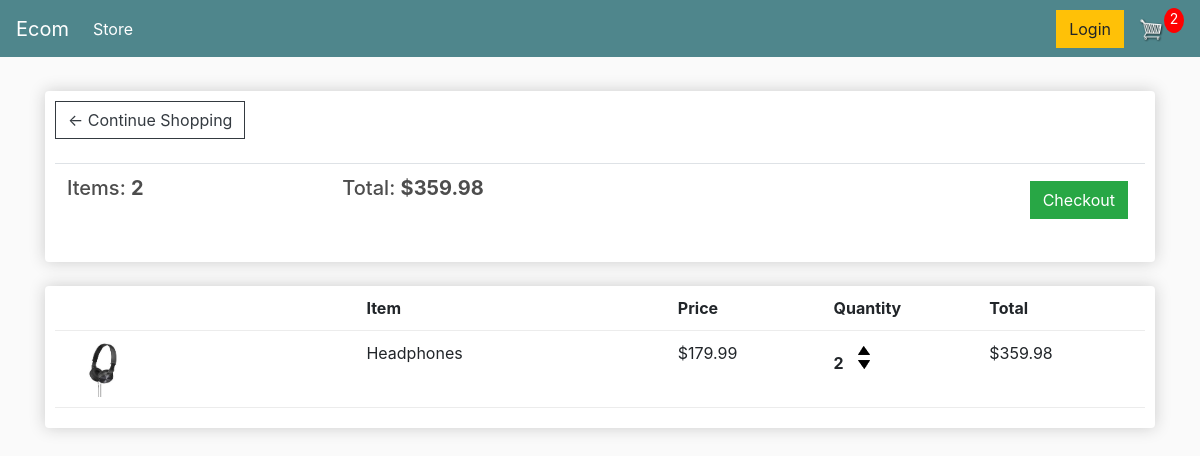
The app's page /cart/ (signed in) with its own data.
### store/models.py (models this page shows, shortened)
class Order(models.Model):
    customer = models.ForeignKey(Customer, on_delete=models.SET_NULL, null=True, blank=True) #Many-to-one relations are defined using ForeignKey field of django.db.models,i.e customer can have multiple orders, on_delete=> if customer is deleted, we don't want to delete the order, we just set the customer to null
    date_ordered = models.DateTimeField(auto_now_add=True) #It is a good practice to name the many-to-one field with the same name as the related model, lowercase. Then auto_now fields are updated to the current timestamp every time an object is saved and are therefore perfect for tracking when an object was last modified, while an auto_now_add field is saved as the current timestamp when a row is first added to the database, and is therefore perfect for tracking when it was created.
    complete = models.BooleanField(default=False) #if false,then it's an open cart and u can continue to add items(status of cart)
    transaction_id = models.CharField(max_length=100, null=True)
    @property
    def get_cart_total(self):
        orderitems = self.orderitem_set.all() #gets all the orderitems of this particular order denoted by self.
        cart_total = sum([item.get_total for item in orderitems])
        return cart_total
    @property
    def get_total_cart_items(self):
        orderitems = self.orderitem_set.all() #orderitem denotes the access of class 'OrderItem' (use small caps version)
        total_items = sum([item.quantity for item in orderitems])
        return total_items

class OrderItem(models.Model):
    product = models.ForeignKey(Product, on_delete=models.SET_NULL,null=True) #a single product can have multiple orderitems
    order = models.ForeignKey(Order, on_delete=models.SET_NULL,null=True) #a single order can have multiple orderitems
    quantity = models.IntegerField(default=0,null=True,blank=True)
    date_added = models.DateTimeField(auto_now_add=True)
    @property
    def get_total(self):
        total = self.product.price * self.quantity
        return total

class Product(models.Model):
    name = models.CharField(max_length=200, null=True)
    price = models.FloatField()
    digital = models.BooleanField(default=False, null=True, blank=True) #if digital is false(set as default),then it's a physical product,so need to ship it
    image = models.ImageField(null=True, blank=True) #pillow is image processing library that allows us to add this field to our module.
    @property  #property decorator,it let's us to access this as an attribute rather than method
    def imageURL(self):
        try:
            url = self.image.url
        except:
            url = ''
        return url

### store/views.py (the view)
# urls.py: path('cart/', views.cart, name='cart'),
def cart(request):
    data = cartData(request)
    cartItems = data['cartItems']
    order = data['order']
    items = data['items']
    context={'items' : items, 'order' : order,  'cartItems' : cartItems} #items is pointing to orderitems class in models.py, passing both order and orderitems to cart
    return render(request,'store/cart.html',context)

### store/utils.py (called while the page is built)
def cartData(request):
    if request.user.is_authenticated:  #check for authenticated user
        customer = request.user.customer  #1-1 relationship
        order, created = Order.objects.get_or_create(customer=customer, complete=False)
        items = order.orderitem_set.all() #it gets all the orderitems that has this particular 'order' as parent,here child object is 'orderitem' with all lowercase
        cartItems = order.get_total_cart_items
    else:
        cookieData = cookieCart(request)
        cartItems = cookieData['cartItems']
        order = cookieData['order']
        items = cookieData['items']
    return {'items' : items, 'order' : order,  'cartItems' : cartItems}

### store/templates/store/cart.html
{% extends 'store/main.html' %}
{% load static %}
{% block content %}
    <div class="row">
        <div class="col-lg-12">
            <div class="box-element">
                <a  class="btn btn-outline-dark" href="{% url 'store' %}">&#x2190; Continue Shopping</a>
                <br>
                <br>
                <table class="table">
                    <tr>
                        <th><h5>Items: <strong>{{order.get_total_cart_items}}</strong></h5></th>
                        <th><h5>Total: <strong>${{order.get_cart_total|floatformat:2}}</strong></h5></th>
                        <th>
                            <a  style="float:right; margin:5px;" class="btn btn-success" href="{% url 'checkout' %}">Checkout</a>
                        </th>
                    </tr>
                </table>
            </div>
            <br>
            <div class="box-element">
                <div class="cart-row">
                    <div style="flex:2"></div>
                    <div style="flex:2"><strong>Item</strong></div>
                    <div style="flex:1"><strong>Price</strong></div>
                    <div style="flex:1"><strong>Quantity</strong></div>
                    <div style="flex:1"><strong>Total</strong></div>
                </div>
                {% for item in items %}
                <div class="cart-row">
                    <div style="flex:2"><img class="row-image" src="{{ item.product.imageURL}}"></div>
                    <div style="flex:2"><p>{{item.product.name}}</p></div>
                    <div style="flex:1"><p>${{item.product.price|floatformat:2}}</p></div>
                    <div style="flex:1">
                        <p class="quantity">{{item.quantity}}</p>
                        <div class="quantity">
                            <img data-product="{{item.product.id}}" data-action="add" class="chg-quantity update-cart"  src="{% static 'images/arrow-up.png' %}">
                            <img data-product="{{item.product.id}}" data-action="remove" class="chg-quantity update-cart" src="{% static 'images/arrow-down.png' %}">
                        </div>
                    </div>
                    <div style="flex:1"><p>${{item.get_total}}</p></div>
                </div>
                {% endfor %}
            </div>
        </div>
    </div>
{% endblock content %}

### static/css/main.css (style rules this page uses)
body { background-color: hsl(0, 0%, 98%); }
h1,h2,h3,h4,h5,h6 { color:hsl(0, 0%, 30%); }
.box-element { box-shadow:hsl(0, 0%, 80%) 0 0 16px; background-color: #fff; border-radius: 4px; padding: 10px; }
.col-lg-4, .col-lg-6, .col-lg-8, .col-lg-12 { margin-top: 10px; }
.btn { border-radius: 0; }
.row-image { width: 100px; }
.cart-row { display: flex; align-items: flex-stretch; padding-bottom: 10px; margin-bottom: 10px; border-bottom: 1px solid #ececec; }
.quantity { display: inline-block; font-weight: 700; padding-right:10px; }
.chg-quantity { width: 12px; cursor: pointer; display: block; margin-top: 5px; transition:.1s; }

### records on screen
Order: get_total_cart_items "2", get_cart_total "359.98"
OrderItem: product.imageURL (picture), product.name "Headphones", product.price "179.99", quantity "2", get_total "359.98"

### other values on screen
{{ cartItems }} "2"
